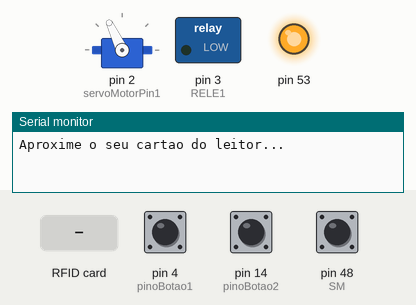
Simulated run of this sketch. Board: Arduino Mega 2560, built with avr-gcc and run on an emulated ATmega2560. On the bench: servo, switched loads named in the sketch (green lamp = pin HIGH), output pins drawn as LEDs (lit = HIGH), the last lines printed to the serial monitor. The test bench sets the inputs (shaded band); at power-on: pin 4 (pinoBotao1) HIGH, pin 14 (pinoBotao2) LOW, pin 48 (SM) HIGH.

Above: at 1.2 s.
1.3 s: pin 4 (pinoBotao1) pulled LOW for 0.15 s
At 1.38 s:
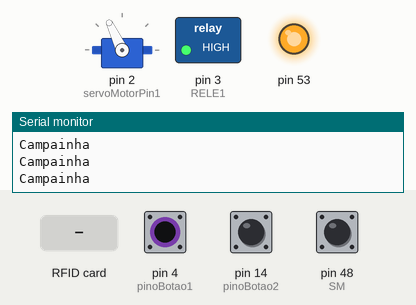
2.9 s: pin 14 (pinoBotao2) pulled HIGH for 0.15 s
At 4.0 s:
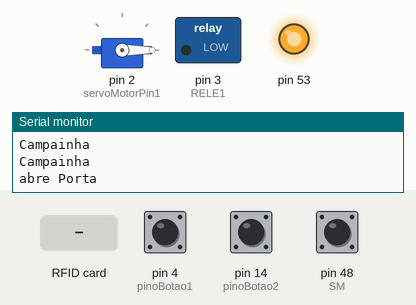
6.0 s: RFID card A3 42 BA A9 held to the reader
At 6.7 s:
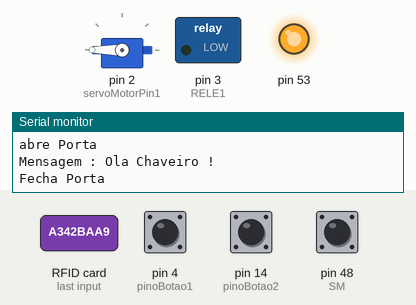
Timing chart, 0 to 11.5 s (numbered marks = the images above; inputs shaded):
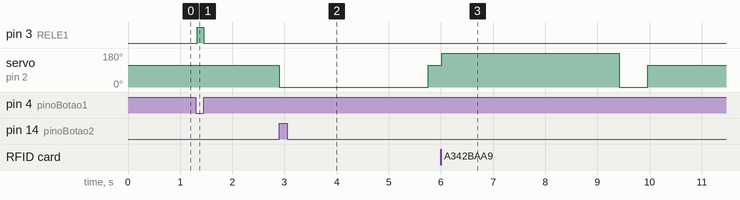

Measured:
- after the input at 1.3 s, pin 3 (RELE1): LOW → HIGH at once, → LOW 0.13 s later
- after the input at 2.9 s, servo on pin 2 (servoMotorPin1): 115° → 0° at once, → 115° 2.9 s later
- after the input at 6.0 s, servo on pin 2 (servoMotorPin1): 115° → 180° at once, → 0° 3.4 s later, → 115° 0.55 s later

The sketch:

teclado-rfid-botoes-rele-servo.ino
```cpp
#include <SPI.h>
#include <MFRC522.h>

#define SS_PIN 10
#define RST_PIN 9
MFRC522 mfrc522(SS_PIN, RST_PIN);   // Create MFRC522 instance.

//incluindo biblioteca para controle do servomotor
#include "Servo.h"
Servo servoMotorObj1;
int servoMotorPin1 = 2;
int FLAGTrancaPorta = 1; //trancada

//bt
byte pinoBotao1 = 4;
byte pinoBotao2 = 14;
const long DEBOUNCE_DELAY_1 = 100;
int leitura_anterior_1 = 0;
int leitura_anterior_db_1 = 0;
long time_ultimo_debounce_1 = 0;
int debounce_ok_1 = 0;

//rele
 int  RELE1 = 3; // luzHall

 //SM
 //sensor magnetico
int SM = 48;
int mostraPorta;

////////////////////////////////////////////////////////////////////////////////////
#include <Keypad.h>

// Adicione o include aqui!

const byte numRows=4; // Numero de linhas
const byte numCols=4; // Numero de colunas

char keymap[numRows][numCols]= // Aqui é feito o "mapa" do teclado, que são as teclas
{
 {'1','2','3','A'},
 {'4','5','6','B'},
 {'7','8','9','C'},
 {'*','0','#','D'},
};

byte rowPins[numRows] = {8,7,6,5}; // Pinos digitais onde as linhas estão conectadas
byte colPins[numCols] = {16,17,18,19}; // Pinos digitais onde as colunas estão conectadas

Keypad myKeypad = Keypad(makeKeymap(keymap), rowPins, colPins, numRows, numCols);

void setup()
{
 Serial.begin(9600);

 pinMode(pinoBotao1, INPUT);//bt1
  pinMode(pinoBotao2, INPUT);//bt2

 pinMode(RELE1, OUTPUT);
 digitalWrite(RELE1, LOW);

 pinMode(SM, INPUT); //sensor magnetico

  SPI.begin();      // Inicia  SPI bus
  mfrc522.PCD_Init();   // Inicia MFRC522
  Serial.println("Aproxime o seu cartao do leitor...");
  Serial.println();

  servoMotorObj1.attach(servoMotorPin1);
  servoMotorObj1.write(115); // 70 aqui o motor irá "parar"
  FLAGTrancaPorta = 1;
}


void loop()
{


  botoes();

  teclado();

  verificaPorta();

  rfid();

}

void botoes()
{
  if(digitalRead(pinoBotao1) == 0){
    digitalWrite(RELE1, HIGH);
    Serial.println("Campainha");
  }else{
    digitalWrite(RELE1, LOW);
  }

  int leitura_atual_1 = digitalRead(pinoBotao2);
  if(leitura_atual_1 != leitura_anterior_1){time_ultimo_debounce_1 = millis(); debounce_ok_1;}
  if((millis()-time_ultimo_debounce_1)>DEBOUNCE_DELAY_1){debounce_ok_1=1;}
  if(debounce_ok_1 == 1){
    if(leitura_atual_1 == 1 && leitura_anterior_db_1 == 0){

      if(FLAGTrancaPorta == 0){ fechaTrancaPorta(); } else { abreTrancaPorta(); }

  }
    leitura_anterior_db_1 = leitura_atual_1;

  }
}


void teclado()
{
  char keypressed = myKeypad.getKey();
  if(keypressed !=  NO_KEY)
  {
  Serial.println(keypressed);
  }
}

void rfid()
{
  // Look for new cards
  if ( ! mfrc522.PICC_IsNewCardPresent())
  {
    return;
  }
  // Select one of the cards
  if ( ! mfrc522.PICC_ReadCardSerial())
  {
    return;
  }
  String conteudo= "";
  byte letra;
  for (byte i = 0; i < mfrc522.uid.size; i++)
  {
     conteudo.concat(String(mfrc522.uid.uidByte[i] < 0x10 ? " 0" : " "));
     conteudo.concat(String(mfrc522.uid.uidByte[i], HEX));
  }


  conteudo.toUpperCase();
  if (conteudo.substring(1) == "A3 42 BA A9") //UID 1 - Chaveiro
  {
    Serial.print("Mensagem : ");
    Serial.println("Ola Chaveiro !");
    if(FLAGTrancaPorta == 0){ fechaTrancaPorta(); } else { abreTrancaPorta(); }

  }else if (conteudo.substring(1) == "D4 28 5E 74") //UID 2 - Cartao
  {
    Serial.print("Mensagem : ");
    Serial.println("Ola Cartao !!!");
    if(FLAGTrancaPorta == 0){ fechaTrancaPorta(); } else { abreTrancaPorta(); }

  }else{
    Serial.print("UID da tag :");
    Serial.println(conteudo);

  }
}


int valorSMDb;
void verificaPorta()
{
  int valorSM = digitalRead(SM);
  if(valorSM == 0){ //sensor aberto
    if(FLAGTrancaPorta != 2){Serial.println("Porta Aberta");}
    FLAGTrancaPorta = 2;                    // desabilita tranca da porta
    valorSMDb = 0;
  }else{ //sensor fechado
    if(FLAGTrancaPorta == 2){
      FLAGTrancaPorta = 0; // Habilita tranca da porta
    }
    valorSMDb = 1;
  }

  if(mostraPorta == 1 ){
   Serial.println(digitalRead(SM));
  }

}


void abreTrancaPorta()
{
  //Serial.println(FLAGTrancaPorta);
  if(FLAGTrancaPorta != 0  && FLAGTrancaPorta != 2 ){
    Serial.println("abre Porta");
    servoMotorObj1.write(0); //0 aqui o motor irá "fechar"
    delay(2850);
    servoMotorObj1.write(115); //70 aqui o motor irá "parar"
    FLAGTrancaPorta = 0;

  }
}

void fechaTrancaPorta()
{
  //Serial.println(FLAGTrancaPorta);
  if(FLAGTrancaPorta != 1 && FLAGTrancaPorta != 2){
    Serial.println("Fecha Porta");
    servoMotorObj1.write(180); //180 aqui o motor irá "fechar"
    delay(3400);
    servoMotorObj1.write(0);   //0 aqui o motor irá "abrir"
    delay(550);
    servoMotorObj1.write(115); //70 aqui o motor irá "parar"
    FLAGTrancaPorta = 1;

  }
}

void abreTrincoPorta()
{
  if(FLAGTrancaPorta == 0){
    Serial.println("Abre trinco");
    servoMotorObj1.write(0); //0 aqui o motor irá "fechar"
    delay(700);
    servoMotorObj1.write(180); //180 aqui o motor irá "abrir"
    delay(750);
    servoMotorObj1.write(115); //70 aqui o motor irá "parar"

  }
}
///////////////////////////////////////////////////////////////////////////////////////////////////////////
```
